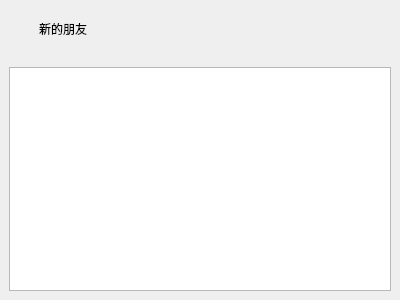
<?xml version="1.0" encoding="UTF-8"?>
<ui version="4.0">
 <class>ApplyFriendPage</class>
 <widget class="QWidget" name="ApplyFriendPage">
  <property name="geometry">
   <rect>
    <x>0</x>
    <y>0</y>
    <width>400</width>
    <height>300</height>
   </rect>
  </property>
  <property name="windowTitle">
   <string>Form</string>
  </property>
  <layout class="QVBoxLayout" name="verticalLayout">
   <property name="spacing">
    <number>0</number>
   </property>
   <property name="leftMargin">
    <number>0</number>
   </property>
   <property name="topMargin">
    <number>0</number>
   </property>
   <property name="rightMargin">
    <number>0</number>
   </property>
   <property name="bottomMargin">
    <number>0</number>
   </property>
   <item>
    <widget class="QWidget" name="friend_apply_wid" native="true">
     <layout class="QHBoxLayout" name="horizontalLayout">
      <item>
       <spacer name="horizontalSpacer_2">
        <property name="orientation">
         <enum>Qt::Horizontal</enum>
        </property>
        <property name="sizeType">
         <enum>QSizePolicy::Fixed</enum>
        </property>
        <property name="sizeHint" stdset="0">
         <size>
          <width>30</width>
          <height>20</height>
         </size>
        </property>
       </spacer>
      </item>
      <item>
       <widget class="QLabel" name="friend_apply_lb">
        <property name="minimumSize">
         <size>
          <width>0</width>
          <height>40</height>
         </size>
        </property>
        <property name="maximumSize">
         <size>
          <width>16777215</width>
          <height>40</height>
         </size>
        </property>
        <property name="text">
         <string>新的朋友</string>
        </property>
       </widget>
      </item>
      <item>
       <spacer name="horizontalSpacer">
        <property name="orientation">
         <enum>Qt::Horizontal</enum>
        </property>
        <property name="sizeHint" stdset="0">
         <size>
          <width>311</width>
          <height>20</height>
         </size>
        </property>
       </spacer>
      </item>
     </layout>
    </widget>
   </item>
   <item>
    <widget class="QWidget" name="widget_2" native="true">
     <layout class="QVBoxLayout" name="verticalLayout_2">
      <item>
       <widget class="ApplyFriendList" name="apply_friend_list"/>
      </item>
     </layout>
    </widget>
   </item>
  </layout>
 </widget>
 <customwidgets>
  <customwidget>
   <class>ApplyFriendList</class>
   <extends>QListWidget</extends>
   <header location="global">applyfriendlist.h</header>
  </customwidget>
 </customwidgets>
 <resources/>
 <connections/>
</ui>
